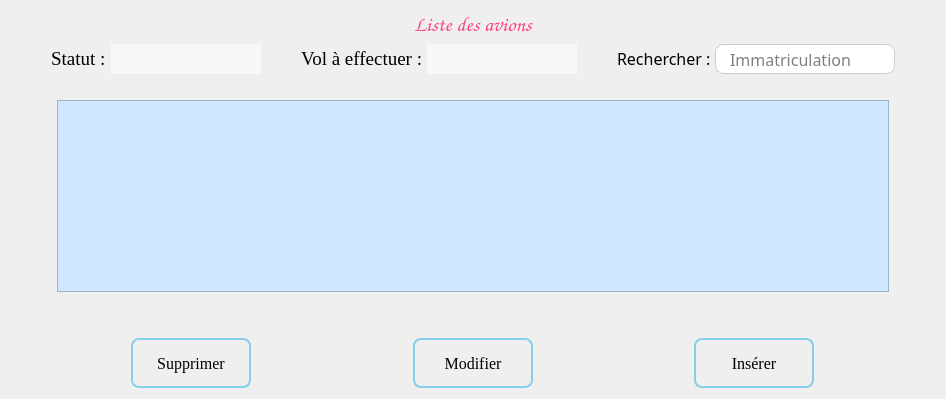
          <widget class="QWidget" name="page_29">
           <layout class="QGridLayout" name="gridLayout_11">
            <item row="2" column="0">
             <spacer name="horizontalSpacer_2">
              <property name="orientation">
               <enum>Qt::Orientation::Horizontal</enum>
              </property>
              <property name="sizeType">
               <enum>QSizePolicy::Policy::Minimum</enum>
              </property>
              <property name="sizeHint" stdset="0">
               <size>
                <width>40</width>
                <height>20</height>
               </size>
              </property>
             </spacer>
            </item>
            <item row="1" column="0" colspan="3">
             <layout class="QHBoxLayout" name="horizontalLayout_26">
              <property name="spacing">
               <number>0</number>
              </property>
              <property name="leftMargin">
               <number>0</number>
              </property>
              <property name="topMargin">
               <number>0</number>
              </property>
              <property name="rightMargin">
               <number>0</number>
              </property>
              <property name="bottomMargin">
               <number>20</number>
              </property>
              <item>
               <spacer name="horizontalSpacer_20">
                <property name="orientation">
                 <enum>Qt::Orientation::Horizontal</enum>
                </property>
                <property name="sizeType">
                 <enum>QSizePolicy::Policy::Preferred</enum>
                </property>
                <property name="sizeHint" stdset="0">
                 <size>
                  <width>40</width>
                  <height>20</height>
                 </size>
                </property>
               </spacer>
              </item>
              <item>
               <widget class="QLabel" name="label">
                <property name="sizePolicy">
                 <sizepolicy hsizetype="Fixed" vsizetype="Fixed">
                  <horstretch>0</horstretch>
                  <verstretch>0</verstretch>
                 </sizepolicy>
                </property>
                <property name="font">
                 <font>
                  <family>Times New Roman</family>
                  <pointsize>14</pointsize>
                 </font>
                </property>
                <property name="text">
                 <string>Statut : </string>
                </property>
               </widget>
              </item>
              <item>
               <widget class="QLineEdit" name="statutAvion">
                <property name="sizePolicy">
                 <sizepolicy hsizetype="Expanding" vsizetype="Fixed">
                  <horstretch>0</horstretch>
                  <verstretch>0</verstretch>
                 </sizepolicy>
                </property>
                <property name="minimumSize">
                 <size>
                  <width>50</width>
                  <height>30</height>
                 </size>
                </property>
                <property name="maximumSize">
                 <size>
                  <width>150</width>
                  <height>30</height>
                 </size>
                </property>
                <property name="font">
                 <font>
                  <family>Times New Roman</family>
                  <pointsize>14</pointsize>
                 </font>
                </property>
                <property name="styleSheet">
                 <string notr="true">QLineEdit {
  border : none;
  color : #3e84f4;
background-color : #f8f8f8;
}
</string>
                </property>
                <property name="alignment">
                 <set>Qt::AlignmentFlag::AlignLeading|Qt::AlignmentFlag::AlignLeft|Qt::AlignmentFlag::AlignVCenter</set>
                </property>
                <property name="readOnly">
                 <bool>true</bool>
                </property>
               </widget>
              </item>
              <item>
               <spacer name="horizontalSpacer_18">
                <property name="orientation">
                 <enum>Qt::Orientation::Horizontal</enum>
                </property>
                <property name="sizeHint" stdset="0">
                 <size>
                  <width>40</width>
                  <height>20</height>
                 </size>
                </property>
               </spacer>
              </item>
              <item>
               <widget class="QLabel" name="label_2">
                <property name="sizePolicy">
                 <sizepolicy hsizetype="Fixed" vsizetype="Fixed">
                  <horstretch>0</horstretch>
                  <verstretch>0</verstretch>
                 </sizepolicy>
                </property>
                <property name="font">
                 <font>
                  <family>Times New Roman</family>
                  <pointsize>14</pointsize>
                 </font>
                </property>
                <property name="text">
                 <string>Vol à effectuer : </string>
                </property>
               </widget>
              </item>
              <item>
               <widget class="QLineEdit" name="volEffectuer">
                <property name="minimumSize">
                 <size>
                  <width>50</width>
                  <height>30</height>
                 </size>
                </property>
                <property name="maximumSize">
                 <size>
                  <width>150</width>
                  <height>30</height>
                 </size>
                </property>
                <property name="font">
                 <font>
                  <family>Times New Roman</family>
                  <pointsize>14</pointsize>
                 </font>
                </property>
                <property name="styleSheet">
                 <string notr="true">QLineEdit {
  border : none;
  color : #3e84f4;
background-color : #f8f8f8;
}
</string>
                </property>
                <property name="alignment">
                 <set>Qt::AlignmentFlag::AlignLeading|Qt::AlignmentFlag::AlignLeft|Qt::AlignmentFlag::AlignVCenter</set>
                </property>
                <property name="readOnly">
                 <bool>true</bool>
                </property>
               </widget>
              </item>
              <item>
               <spacer name="horizontalSpacer_19">
                <property name="orientation">
                 <enum>Qt::Orientation::Horizontal</enum>
                </property>
                <property name="sizeHint" stdset="0">
                 <size>
                  <width>40</width>
                  <height>20</height>
                 </size>
                </property>
               </spacer>
              </item>
              <item alignment="Qt::AlignmentFlag::AlignRight">
               <widget class="QLabel" name="label_18">
                <property name="sizePolicy">
                 <sizepolicy hsizetype="Fixed" vsizetype="Fixed">
                  <horstretch>0</horstretch>
                  <verstretch>0</verstretch>
                 </sizepolicy>
                </property>
                <property name="font">
                 <font>
                  <family>Calisto MT</family>
                  <pointsize>12</pointsize>
                 </font>
                </property>
                <property name="text">
                 <string>Rechercher : </string>
                </property>
               </widget>
              </item>
              <item alignment="Qt::AlignmentFlag::AlignRight">
               <widget class="QLineEdit" name="rechercheAvion">
                <property name="sizePolicy">
                 <sizepolicy hsizetype="Fixed" vsizetype="Fixed">
                  <horstretch>0</horstretch>
                  <verstretch>0</verstretch>
                 </sizepolicy>
                </property>
                <property name="minimumSize">
                 <size>
                  <width>150</width>
                  <height>0</height>
                 </size>
                </property>
                <property name="maximumSize">
                 <size>
                  <width>150</width>
                  <height>30</height>
                 </size>
                </property>
                <property name="font">
                 <font>
                  <family>Calisto MT</family>
                  <pointsize>12</pointsize>
                 </font>
                </property>
                <property name="styleSheet">
                 <string notr="true">QLineEdit {
border : none;
 border: 1px solid #ccc;
border-right : none;
background-color : white;
border-top-left-radius : 8px;
border-bottom-left-radius : 8px;
}</string>
                </property>
                <property name="alignment">
                 <set>Qt::AlignmentFlag::AlignCenter</set>
                </property>
                <property name="placeholderText">
                 <string>Immatriculation</string>
                </property>
               </widget>
              </item>
              <item>
               <widget class="QPushButton" name="pushButton_11">
                <property name="sizePolicy">
                 <sizepolicy hsizetype="Fixed" vsizetype="Fixed">
                  <horstretch>0</horstretch>
                  <verstretch>0</verstretch>
                 </sizepolicy>
                </property>
                <property name="minimumSize">
                 <size>
                  <width>30</width>
                  <height>30</height>
                 </size>
                </property>
                <property name="maximumSize">
                 <size>
                  <width>30</width>
                  <height>30</height>
                 </size>
                </property>
                <property name="styleSheet">
                 <string notr="true">QPushButton {
border : none;
background-color : white;
border: 1px solid #ccc;
border-left : none;
border-top-right-radius : 8px;
border-bottom-right-radius : 8px;
}</string>
                </property>
                <property name="text">
                 <string/>
                </property>
                <property name="icon">
                 <iconset theme="QIcon::ThemeIcon::SystemSearch"/>
                </property>
               </widget>
              </item>
              <item>
               <spacer name="horizontalSpacer_21">
                <property name="orientation">
                 <enum>Qt::Orientation::Horizontal</enum>
                </property>
                <property name="sizeType">
                 <enum>QSizePolicy::Policy::Preferred</enum>
                </property>
                <property name="sizeHint" stdset="0">
                 <size>
                  <width>40</width>
                  <height>20</height>
                 </size>
                </property>
               </spacer>
              </item>
             </layout>
            </item>
            <item row="4" column="0" colspan="3">
             <layout class="QHBoxLayout" name="horizontalLayout_41">
              <property name="spacing">
               <number>20</number>
              </property>
              <property name="leftMargin">
               <number>50</number>
              </property>
              <property name="rightMargin">
               <number>50</number>
              </property>
              <item alignment="Qt::AlignmentFlag::AlignHCenter">
               <widget class="QPushButton" name="btnSupprimer">
                <property name="enabled">
                 <bool>false</bool>
                </property>
                <property name="sizePolicy">
                 <sizepolicy hsizetype="Fixed" vsizetype="Fixed">
                  <horstretch>0</horstretch>
                  <verstretch>0</verstretch>
                 </sizepolicy>
                </property>
                <property name="minimumSize">
                 <size>
                  <width>120</width>
                  <height>50</height>
                 </size>
                </property>
                <property name="maximumSize">
                 <size>
                  <width>200</width>
                  <height>60</height>
                 </size>
                </property>
                <property name="font">
                 <font>
                  <family>Georgia</family>
                  <pointsize>12</pointsize>
                 </font>
                </property>
                <property name="styleSheet">
                 <string notr="true">QPushButton {
    background: qlineargradient(x1:0, y1:0, x2:0, y2:1,
                                stop:0 #00aaff, stop:1 #f0f0f0);
    border: 2px solid skyblue;
    border-radius: 8px;
    padding: 5px;
    color: black;
}

QPushButton:hover {
    background: qlineargradient(x1:0, y1:0, x2:0, y2:1,
                                stop:0 #f0f0f0, stop:1 #00aaff);
    border: 2px solid skyblue;
}

QPushButton:pressed {
    background: qlineargradient(x1:0, y1:0, x2:0, y2:1,
                                stop:0 #f0f0f0, stop:1 #0080ff);
    border: 2px solid teal;
}</string>
                </property>
                <property name="text">
                 <string>Supprimer</string>
                </property>
                <property name="icon">
                 <iconset theme="QIcon::ThemeIcon::EditDelete"/>
                </property>
                <property name="iconSize">
                 <size>
                  <width>20</width>
                  <height>20</height>
                 </size>
                </property>
               </widget>
              </item>
              <item alignment="Qt::AlignmentFlag::AlignHCenter">
               <widget class="QPushButton" name="btnModifier">
                <property name="enabled">
                 <bool>true</bool>
                </property>
                <property name="sizePolicy">
                 <sizepolicy hsizetype="Fixed" vsizetype="Fixed">
                  <horstretch>0</horstretch>
                  <verstretch>0</verstretch>
                 </sizepolicy>
                </property>
                <property name="minimumSize">
                 <size>
                  <width>120</width>
                  <height>50</height>
                 </size>
                </property>
                <property name="maximumSize">
                 <size>
                  <width>200</width>
                  <height>60</height>
                 </size>
                </property>
                <property name="font">
                 <font>
                  <family>Georgia</family>
                  <pointsize>12</pointsize>
                 </font>
                </property>
                <property name="styleSheet">
                 <string notr="true">QPushButton {
    background: qlineargradient(x1:0, y1:0, x2:0, y2:1,
                                stop:0 #00aaff, stop:1 #f0f0f0);
    border: 2px solid skyblue;
    border-radius: 8px;
    padding: 5px;
    color: black;
}

QPushButton:hover {
    background: qlineargradient(x1:0, y1:0, x2:0, y2:1,
                                stop:0 #f0f0f0, stop:1 #00aaff);
    border: 2px solid skyblue;
}

QPushButton:pressed {
    background: qlineargradient(x1:0, y1:0, x2:0, y2:1,
                                stop:0 #f0f0f0, stop:1 #0080ff);
    border: 2px solid teal;
}</string>
                </property>
                <property name="text">
                 <string>Modifier</string>
                </property>
                <property name="icon">
                 <iconset resource="ressources/icons.qrc">
                  <normaloff>:/icons/modifier.png</normaloff>:/icons/modifier.png</iconset>
                </property>
                <property name="iconSize">
                 <size>
                  <width>20</width>
                  <height>20</height>
                 </size>
                </property>
               </widget>
              </item>
              <item alignment="Qt::AlignmentFlag::AlignHCenter">
               <widget class="QPushButton" name="btnInserer">
                <property name="sizePolicy">
                 <sizepolicy hsizetype="Fixed" vsizetype="Fixed">
                  <horstretch>0</horstretch>
                  <verstretch>0</verstretch>
                 </sizepolicy>
                </property>
                <property name="minimumSize">
                 <size>
                  <width>120</width>
                  <height>50</height>
                 </size>
                </property>
                <property name="maximumSize">
                 <size>
                  <width>200</width>
                  <height>60</height>
                 </size>
                </property>
                <property name="font">
                 <font>
                  <family>Georgia</family>
                  <pointsize>12</pointsize>
                 </font>
                </property>
                <property name="styleSheet">
                 <string notr="true">QPushButton {
    background: qlineargradient(x1:0, y1:0, x2:0, y2:1,
                                stop:0 #00aaff, stop:1 #f0f0f0);
    border: 2px solid skyblue;
    border-radius: 8px;
    padding: 5px;
    color: black;
}

QPushButton:hover {
    background: qlineargradient(x1:0, y1:0, x2:0, y2:1,
                                stop:0 #f0f0f0, stop:1 #00aaff);
    border: 2px solid skyblue;
}

QPushButton:pressed {
    background: qlineargradient(x1:0, y1:0, x2:0, y2:1,
                                stop:0 #f0f0f0, stop:1 #0080ff);
    border: 2px solid teal;
}</string>
                </property>
                <property name="text">
                 <string>Insérer</string>
                </property>
                <property name="icon">
                 <iconset resource="ressources/icons.qrc">
                  <normaloff>:/icons/ajout.png</normaloff>:/icons/ajout.png</iconset>
                </property>
                <property name="iconSize">
                 <size>
                  <width>20</width>
                  <height>20</height>
                 </size>
                </property>
               </widget>
              </item>
             </layout>
            </item>
            <item row="2" column="1">
             <widget class="QTableView" name="listeAvion">
              <property name="sizePolicy">
               <sizepolicy hsizetype="Expanding" vsizetype="Preferred">
                <horstretch>0</horstretch>
                <verstretch>0</verstretch>
               </sizepolicy>
              </property>
              <property name="font">
               <font>
                <family>Microsoft JhengHei</family>
                <pointsize>10</pointsize>
               </font>
              </property>
              <property name="styleSheet">
               <string notr="true">background-color:  #CFE8FF;
selection-background-color: lightseagreen;</string>
              </property>
              <property name="alternatingRowColors">
               <bool>true</bool>
              </property>
              <property name="selectionMode">
               <enum>QAbstractItemView::SelectionMode::SingleSelection</enum>
              </property>
              <property name="selectionBehavior">
               <enum>QAbstractItemView::SelectionBehavior::SelectRows</enum>
              </property>
              <attribute name="horizontalHeaderMinimumSectionSize">
               <number>32</number>
              </attribute>
              <attribute name="horizontalHeaderDefaultSectionSize">
               <number>240</number>
              </attribute>
              <attribute name="horizontalHeaderStretchLastSection">
               <bool>true</bool>
              </attribute>
              <attribute name="verticalHeaderVisible">
               <bool>false</bool>
              </attribute>
              <attribute name="verticalHeaderDefaultSectionSize">
               <number>35</number>
              </attribute>
             </widget>
            </item>
            <item row="2" column="2">
             <spacer name="horizontalSpacer_3">
              <property name="orientation">
               <enum>Qt::Orientation::Horizontal</enum>
              </property>
              <property name="sizeType">
               <enum>QSizePolicy::Policy::Minimum</enum>
              </property>
              <property name="sizeHint" stdset="0">
               <size>
                <width>40</width>
                <height>20</height>
               </size>
              </property>
             </spacer>
            </item>
            <item row="3" column="1">
             <spacer name="verticalSpacer_7">
              <property name="orientation">
               <enum>Qt::Orientation::Vertical</enum>
              </property>
              <property name="sizeType">
               <enum>QSizePolicy::Policy::Minimum</enum>
              </property>
              <property name="sizeHint" stdset="0">
               <size>
                <width>20</width>
                <height>40</height>
               </size>
              </property>
             </spacer>
            </item>
            <item row="0" column="1">
             <widget class="QLabel" name="label_194">
              <property name="sizePolicy">
               <sizepolicy hsizetype="Preferred" vsizetype="Fixed">
                <horstretch>0</horstretch>
                <verstretch>0</verstretch>
               </sizepolicy>
              </property>
              <property name="font">
               <font>
                <family>Comic Sans MS</family>
                <pointsize>16</pointsize>
               </font>
              </property>
              <property name="styleSheet">
               <string notr="true">color: #FF4081;</string>
              </property>
              <property name="text">
               <string>Liste des avions</string>
              </property>
              <property name="textFormat">
               <enum>Qt::TextFormat::AutoText</enum>
              </property>
              <property name="alignment">
               <set>Qt::AlignmentFlag::AlignCenter</set>
              </property>
              <property name="margin">
               <number>10</number>
              </property>
             </widget>
            </item>
           </layout>
          </widget>
